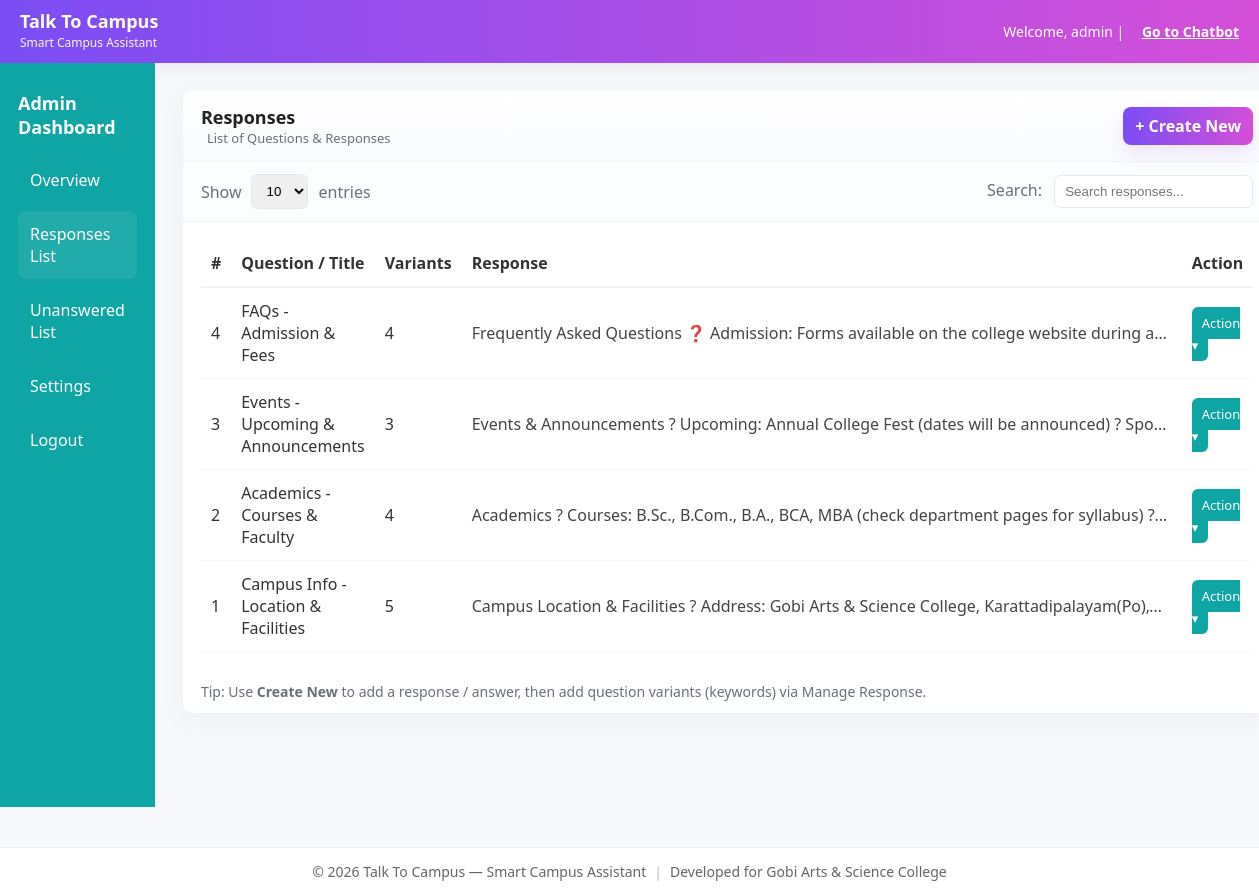
/admin/responses.php (signed in), run on an earlier commit of the app's database.
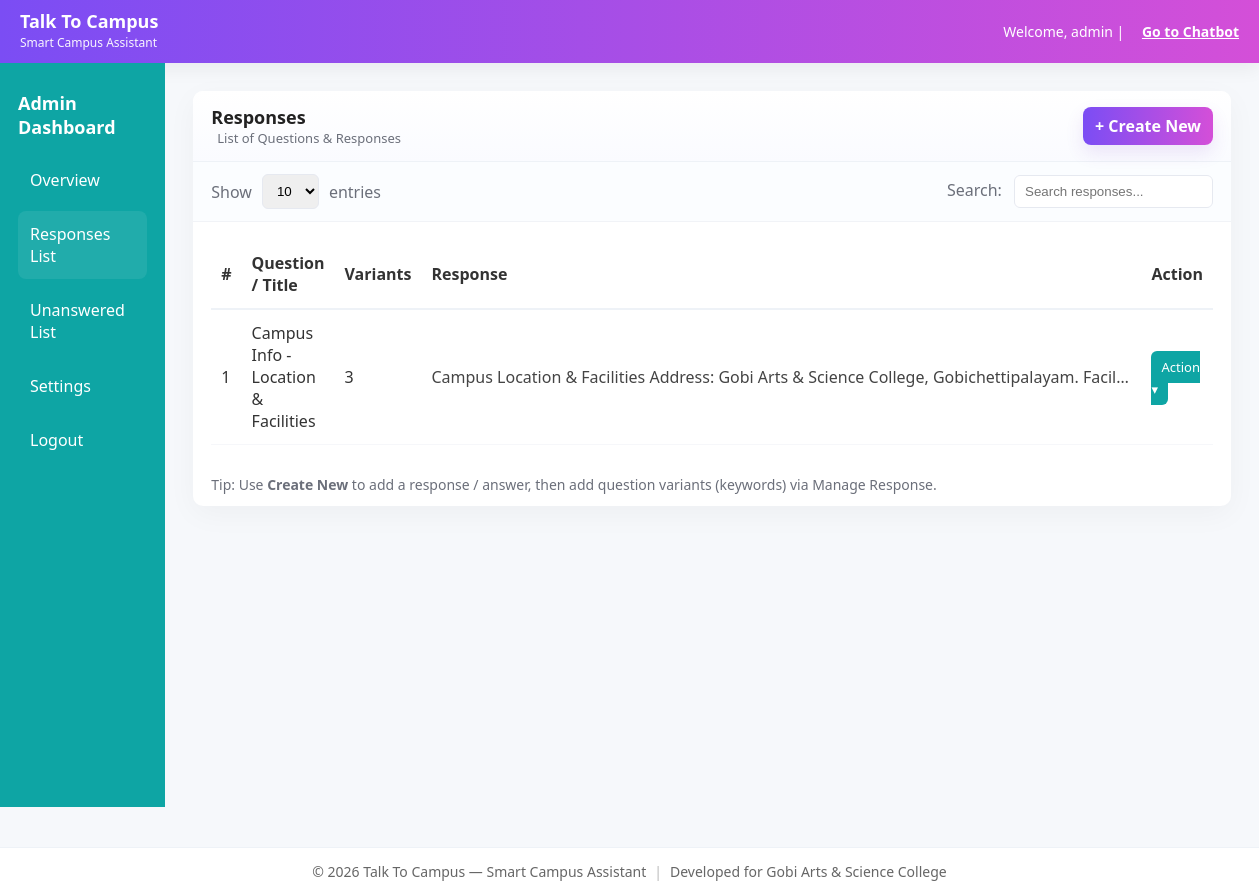
And on a later commit of the database.
### tables this page shows
CREATE TABLE responses (
  id INT UNSIGNED NOT NULL AUTO_INCREMENT,
  title VARCHAR(255) NOT NULL,
  reply TEXT NOT NULL,
  created_at DATETIME DEFAULT CURRENT_TIMESTAMP,
  PRIMARY KEY (id)
);

### admin/responses.php (the view, shortened to what this page needs)
<?php
include_once __DIR__ . '/../includes/db.php';
$responses = array();
$sql = "SELECT r.id, r.title, r.reply,
        COUNT(q.id) AS variants
        FROM responses r
        LEFT JOIN questions q ON q.response_id = r.id
        GROUP BY r.id
        ORDER BY r.id DESC";
$result = mysqli_query($mysqli, $sql);
if ($result) {
    while ($row = mysqli_fetch_assoc($result)) {
        $responses[] = $row;
    }
}
?>
<!doctype html>
<html lang="en">
<head>
</head>
<body>
<div class="topbar" role="banner">
    <div class="brand" aria-label="Site title">
      <div class="title">Talk To Campus</div>
      <div class="subtitle">Smart Campus Assistant</div>
    </div>
    <div class="right">Welcome, <?php echo htmlspecialchars($_SESSION['admin_user']); ?> | <a style="color:#fff;text-decoration:underline" href="chat.php">Go to Chatbot</a></div>
  </div>
  <div class="layout">
    <aside class="sidebar" role="navigation" aria-label="Admin menu">
      <h3>Admin Dashboard</h3>
      <ul class="nav" role="menu">
        <li role="none"><a role="menuitem" href="dashboard.php">Overview</a></li>
        <li role="none"><a role="menuitem" href="responses.php" class="active">Responses List</a></li>
        <li role="none"><a role="menuitem" href="unanswered.php">Unanswered List</a></li>
        <li role="none"><a role="menuitem" href="settings.php">Settings</a></li>
        <li role="none"><a role="menuitem" href="logout.php">Logout</a></li>
      </ul>
    </aside>
    <main class="container" role="main">
      <div class="panel" role="region" aria-labelledby="responsesTitle">
        <div class="panel-head">
          <div>
            <h2 id="responsesTitle">Responses</h2>
            <div class="sub">List of Questions & Responses</div>
          </div>
          <div>
            <a class="create" href="manage_response.php">+ Create New</a>
          </div>
        </div>
        <div class="controls" role="toolbar" aria-label="Table controls">
          <div class="left">
            <label for="showCount">Show</label>
            <select id="showCount" aria-controls="responsesTable">
              <option value="10" selected>10</option>
            </select>
            <span style="color:var(--muted)">entries</span>
          </div>
          <div class="right">
            <label for="searchBox" style="margin-right:8px;color:var(--muted)">Search:</label>
            <input id="searchBox" type="search" placeholder="Search responses..." aria-label="Search responses">
          </div>
        </div>
        <div class="table-wrap" id="tableWrap">
          <table id="responsesTable" aria-describedby="responsesTitle">
            <thead>
              <tr>
                <th style="width:70px">#</th>
                <th>Question / Title</th>
                <th style="width:120px">Variants</th>
                <th>Response</th>
                <th style="width:160px">Action</th>
              </tr>
            </thead>
            <tbody>
              <?php if (count($responses) === 0): ?>
                <tr><td colspan="5" style="padding:22px;text-align:center;color:var(--muted)">No responses yet. Add a response to begin.</td></tr>
              <?php else: $i=1; foreach ($responses as $row):
                  $id = intval($row['id']);
                  $title = htmlspecialchars($row['title']);
                  $variants = intval($row['variants']);
                  $reply = strip_tags($row['reply']);
                  $preview = htmlspecialchars(mb_substr($reply, 0, 150, 'UTF-8'));
              ?>
                <tr>
                  <td><?php echo $id; ?></td>
                  <td><?php echo $title; ?></td>
                  <td><?php echo $variants; ?></td>
                  <td class="reply-preview" title="<?php echo htmlspecialchars($reply); ?>"><?php echo $preview; ?><?php echo (strlen($reply) > 150) ? '...' : ''; ?></td>
                  <td>
                    <div class="action-wrap">
                      <span class="action-toggle" tabindex="0" aria-haspopup="true">Action ▾</span>
                    </div>
                  </td>
                </tr>
              <?php endforeach; endif; ?>
            </tbody>
          </table>
        </div>
        <div class="note">Tip: Use <strong>Create New</strong> to add a response / answer, then add question variants (keywords) via Manage Response.</div>
      </div>
    </main>
  </div>
<?php include 'footer.php'; ?>
</body>
</html>

### admin/footer.php (shortened to what this page needs)
<footer class="admin-footer">
  <div class="footer-inner">
    <span>© <?php echo date('Y'); ?> Talk To Campus — Smart Campus Assistant</span>
    <span class="sep">|</span>
    <span>Developed for Gobi Arts & Science College</span>
  </div>
</footer>

### admin/responses.php (style rules this page uses)
:root { --purple1:#7b4df4; --purple2:#d44fd8; --teal:#0ea5a4; --bg:#f6f8fb; --card:#ffffff; --muted:#6b6f7a; --text:#222; }
* { box-sizing:border-box }
body { margin:0;font-family:"Segoe UI", Roboto, Arial, sans-serif;background:var(--bg);color:var(--text) }
.topbar { background:linear-gradient(90deg,var(--purple1),var(--purple2));color:#fff;padding:12px 20px;display:flex;align-items:center;justify-content:space-between;box-shadow:0 6px 18px rgba(20,10,40,0.06) }
.brand { display:flex; flex-direction:column; }
.brand .title { font-weight:700; font-size:18px; line-height:1; }
.brand .subtitle { font-size:12px; opacity:0.95; margin-top:4px; }
.topbar .right { font-size:14px; }
.topbar a { color:#fff;text-decoration:underline;margin-left:14px;font-weight:600 }
.layout { display:flex;min-height:calc(100vh - 56px) }
.sidebar { width:220px;background:var(--teal);color:#fff;padding:22px 18px }
.sidebar h3 { color:#fff;margin:6px 0 18px;font-size:18px }
.nav { list-style:none;padding:0;margin:12px 0 }
.nav li { margin:8px 0 }
.nav a { display:block;color:#fff;text-decoration:none;padding:12px;border-radius:8px }
.nav a.active, .nav a:hover { background:rgba(255,255,255,0.08) }
.container { flex:1;padding:28px;max-width:1200px;margin:0 auto }
.panel { background:var(--card);padding:0;border-radius:10px;box-shadow:0 8px 30px rgba(10,10,30,0.04);overflow:hidden }
.panel-head { display:flex;align-items:center;justify-content:space-between;padding:14px 18px;border-bottom:1px solid #eef2f7;background:linear-gradient(180deg,#fff,#fafbff) }
.panel-head h2 { margin:0;font-size:18px;color:var(--text) }
.panel-head .sub { color:var(--muted); font-size:13px; margin-left:6px }
.panel-head .create { background:linear-gradient(90deg,var(--purple1),var(--purple2)); color:#fff; padding:8px 12px; border-radius:8px; text-decoration:none; font-weight:600; box-shadow:0 8px 18px rgba(120,60,200,0.12); }
.controls { display:flex; align-items:center; justify-content:space-between; padding:12px 18px; background:#fbfdff; border-bottom:1px solid #f1f3f7; gap:12px; flex-wrap:wrap }
.controls .left { display:flex; align-items:center; gap:10px; color:var(--muted); }
.controls select, .controls input[type="search"] { padding:8px 10px; border-radius:6px; border:1px solid #e6e9f0; outline:none; }
.table-wrap { overflow:auto;padding:18px }
table { width:100%; border-collapse:collapse; min-width:900px; }
thead th { text-align:left; padding:12px 10px; border-bottom:2px solid #eef2f7; color:#333; font-weight:700; }
tbody td { padding:12px 10px; border-bottom:1px solid #f6f7fa; vertical-align:middle; color:#333; }
.reply-preview { max-width:720px; white-space:nowrap; overflow:hidden; text-overflow:ellipsis; color:#444 }
.action-wrap { position:relative; display:inline-block }
.action-toggle { background:#0ea5a4; color:#fff; padding:7px 10px; border-radius:6px; cursor:pointer; font-size:13px; text-decoration:none }
.note { color:var(--muted); padding:12px 18px; font-size:14px }

### admin/footer.php (style rules this page uses)
.admin-footer { margin-top:40px; background:#ffffff; border-top:1px solid #eef2f7; padding:14px 20px; font-size:14px; color:#666; }
.admin-footer .footer-inner { max-width:1200px; margin:0 auto; display:flex; justify-content:center; align-items:center; gap:8px; flex-wrap:wrap; }
.admin-footer .sep { color:#bbb; }

What changed in the data, as far as the page shows it:
removed responses: id "4", title "FAQs - Admission & Fees", variants "4", reply "Frequently Asked Questions ❓ Admission: Forms available on the college website during a…"
removed responses: id "3", title "Events - Upcoming & Announcements", variants "3", reply "Events & Announcements ? Upcoming: Annual College Fest (dates will be announced) ? Spo…"
removed responses: id "2", title "Academics - Courses & Faculty", variants "4", reply "Academics ? Courses: B.Sc., B.Com., B.A., BCA, MBA (check department pages for syllabus) ?‍…"
changed responses "Campus Info - Location & Facilities": variants "5" → "3"; reply "Campus Location & Facilities ? Address: Gobi Arts & Science College, Karattadipalayam(Po),…" → "Campus Location & Facilities Address: Gobi Arts & Science College, Gobichettipalayam. Facil…"
